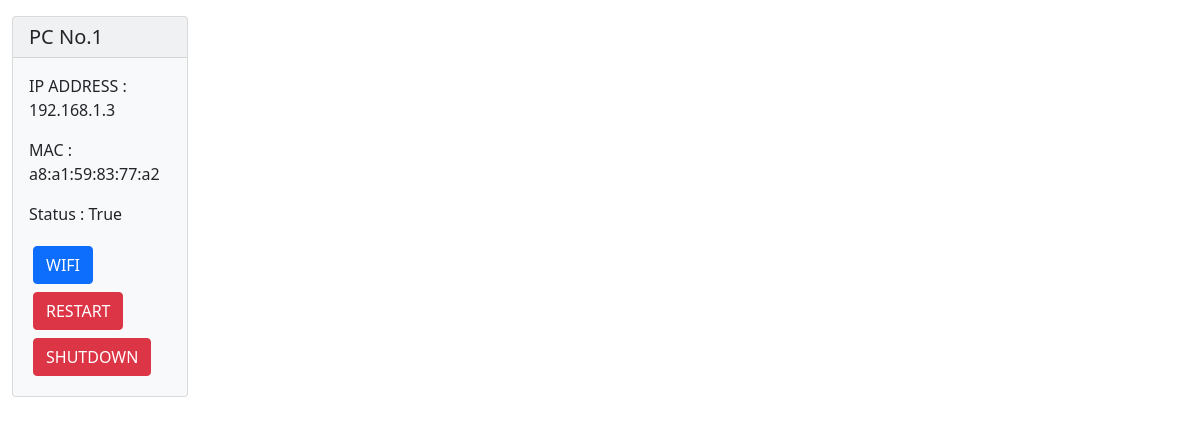
Before: /main/active with the older database file.
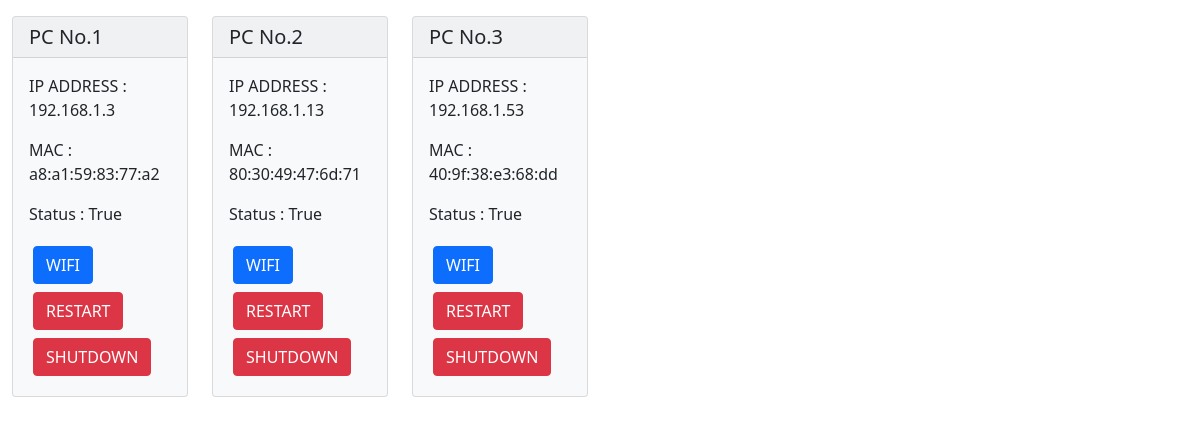
After: the same page with the newer database file.
### API_web/models.py (models this page shows, shortened)
class Computer(models.Model):
    mac_addr = models.CharField(max_length=50,primary_key=True, unique=True)
    ip_addr = models.CharField(max_length=50, null=True, blank=True)
    isAlive = models.BooleanField(default=False)
    isBlocked = models.BooleanField(default=False)
    status = models.CharField(max_length=255,null=True, blank=True)

### MainWeb/views.py (the view, shortened to what this page needs)
# urls.py: path('active',activView.as_view(), name='active'),
class activView(View):
    def get(self, request):
        data = Computer.objects.filter(isAlive=True).values()
        context = {
            'data' : data
        }
        return render(request,'main/active.html' ,context=context)

### MainWeb/templates/main/active.html (shortened to what this page needs)
{% extends "base.html" %}
{% load static %}
{% load l10n %}
{% block contents %}
<div class="row">
    {% for i in data %}
    <div class="col-sm-2 mt-2">
        <div class="card bg-light">
            <h5 class="card-header">PC No.{{forloop.counter}}</h5>
            <div class="card-body">
                <p class="card-text">IP ADDRESS : {{i.ip_addr}}</p>
                <p class="card-text">MAC : {{i.mac_addr}}</p>
                <p class="card-text">Status : {{i.isAlive}}</p>
                <div class="btn-group-vertical">
                    <form class="p-1" action="{% url 'Main_App:add_action' i.mac_addr 'wifi' %}" method="post">
                        <button type="submit" class="btn btn-primary">WIFI</button>
                    </form>
                    <form class="p-1" action="{% url 'Main_App:add_action' i.mac_addr 'restart' %}" method="post">
                        <button type="submit" class="btn btn-danger">RESTART</button>
                    </form>
                    <form class="p-1" action="{% url 'Main_App:add_action' i.mac_addr 'shutdown' %}" method="post">
                        <button type="submit" class="btn btn-danger">SHUTDOWN</button>
                    </form>
                </div>
            </div>
        </div>
    </div>
    {% endfor %}
</div>
{% endblock contents %}

Changed rows visible on the page:
added Computer: ip_addr "192.168.1.13", mac_addr "80:30:49:47:6d:71", isAlive "True"
added Computer: ip_addr "192.168.1.53", mac_addr "40:9f:38:e3:68:dd", isAlive "True"
